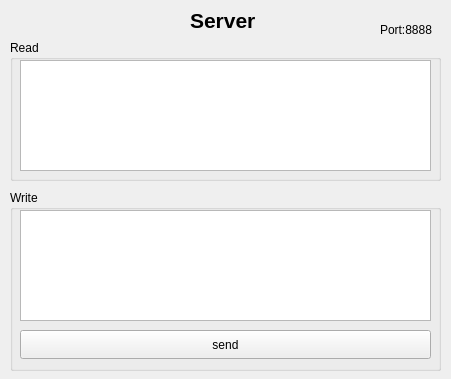
<?xml version="1.0" encoding="UTF-8"?>
<ui version="4.0">
 <class>server</class>
 <widget class="QWidget" name="server">
  <property name="geometry">
   <rect>
    <x>0</x>
    <y>0</y>
    <width>451</width>
    <height>379</height>
   </rect>
  </property>
  <property name="windowTitle">
   <string>Server</string>
  </property>
  <widget class="QLabel" name="label">
   <property name="geometry">
    <rect>
     <x>190</x>
     <y>10</y>
     <width>81</width>
     <height>20</height>
    </rect>
   </property>
   <property name="font">
    <font>
     <pointsize>16</pointsize>
     <bold>true</bold>
    </font>
   </property>
   <property name="text">
    <string>Server</string>
   </property>
  </widget>
  <widget class="QGroupBox" name="groupBox">
   <property name="geometry">
    <rect>
     <x>10</x>
     <y>40</y>
     <width>431</width>
     <height>141</height>
    </rect>
   </property>
   <property name="title">
    <string>Read</string>
   </property>
   <widget class="QTextEdit" name="read_text">
    <property name="geometry">
     <rect>
      <x>10</x>
      <y>20</y>
      <width>411</width>
      <height>111</height>
     </rect>
    </property>
   </widget>
  </widget>
  <widget class="QGroupBox" name="groupBox_2">
   <property name="geometry">
    <rect>
     <x>10</x>
     <y>190</y>
     <width>431</width>
     <height>181</height>
    </rect>
   </property>
   <property name="title">
    <string>Write</string>
   </property>
   <widget class="QTextEdit" name="write_text">
    <property name="geometry">
     <rect>
      <x>10</x>
      <y>20</y>
      <width>411</width>
      <height>111</height>
     </rect>
    </property>
   </widget>
   <widget class="QPushButton" name="send">
    <property name="geometry">
     <rect>
      <x>10</x>
      <y>140</y>
      <width>411</width>
      <height>29</height>
     </rect>
    </property>
    <property name="text">
     <string>send</string>
    </property>
   </widget>
  </widget>
  <widget class="QLabel" name="label_2">
   <property name="geometry">
    <rect>
     <x>380</x>
     <y>20</y>
     <width>69</width>
     <height>20</height>
    </rect>
   </property>
   <property name="text">
    <string>Port:8888</string>
   </property>
  </widget>
 </widget>
 <resources/>
 <connections/>
</ui>
